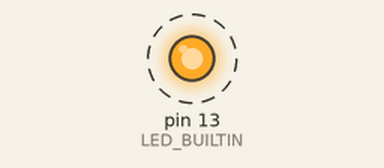
This sketch was run on a simulated Arduino Uno, built with avr-gcc and run on an emulated ATmega328P. Parts: output pins drawn as LEDs (lit = HIGH). Dashed ring = blinking. What the sketch prints to the serial monitor is not drawn.

Above: at 1.2 s.
Timing chart, 0 to 4.0 s (numbered marks = the images above):
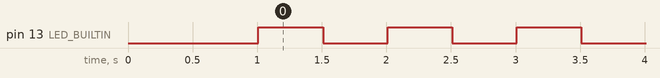

Measured:
- by itself, pin 13 (LED_BUILTIN): alternates HIGH for 0.50 s and LOW for 0.50 s

The sketch:

arduino_teste_setup.ino
```cpp
// ============================================================
// TESTE 0.1 — SETUP BÁSICO (Arduino Uno)
// ============================================================
// Verifica upload e comunicação Serial.
// O LED built-in (pino 13) pisca a cada 1 segundo.
// Mensagem de status é enviada pela Serial a cada 2 segundos.
// ============================================================

void setup() {
  Serial.begin(9600);
  pinMode(LED_BUILTIN, OUTPUT);

  delay(1000);
  Serial.println("=== TESTE 0.1: SETUP BASICO ===");
  Serial.println("Upload OK. LED piscando + Serial ativa.");
}

void loop() {
  digitalWrite(LED_BUILTIN, HIGH);
  delay(500);
  digitalWrite(LED_BUILTIN, LOW);
  delay(500);
}
```
